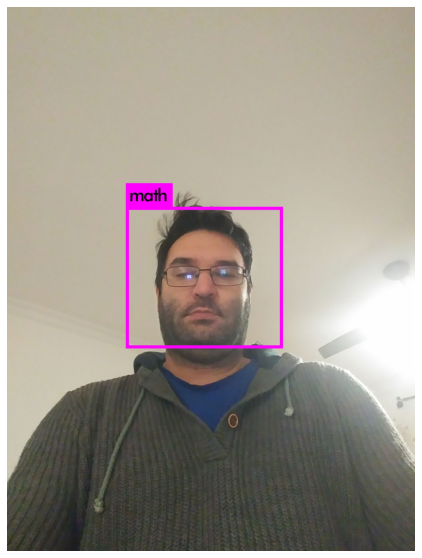
#> input picture predictions.jpg, 422 x 558 px
$ jupyter execute --allow-errors YOLOv4_tiny_Darknet_Roboflow.ipynb   (shell and % lines are left out)
#> lines starting #> are read from the running program, lines starting #| are printed output that depends on the picture
<a href="https://colab.research.google.com/github/mathieu34/yolov4_custom-dataset_webcam/blob/master/YOLOv4_tiny_Darknet_Roboflow.ipynb" target="_parent"></a>

# Introduction

In this notebook, we implement the tiny version of [YOLOv4](https://arxiv.org/pdf/2004.10934.pdf) for training on your own dataset, [YOLOv4 tiny](https://github.com/AlexeyAB/darknet/issues/6067).

We also recommend reading our blog post on [Training YOLOv4 on custom data](https://blog.roboflow.ai/training-yolov4-on-a-custom-dataset/) side by side.

We will take the following steps to implement YOLOv4 on our custom data:
* Configure our GPU environment on Google Colab
* Install the Darknet YOLOv4 training environment
* Download our custom dataset for YOLOv4 and set up directories
* Configure a custom YOLOv4 training config file for Darknet
* Train our custom YOLOv4 object detector
* Reload YOLOv4 trained weights and make inference on test images

When you are done you will have a custom detector that you can use. It will make inference like this:

####

### **Reach out for support**

If you run into any hurdles on your own data set or just want to share some cool results in your own domain, [reach out!](https://roboflow.ai)

####

# Configuring cuDNN on Colab for YOLOv4

[cell 1]
# CUDA: Let's check that Nvidia CUDA drivers are already pre-installed and which version is it.
# We need to install the correct cuDNN according to this output

[cell 2]
#take a look at the kind of GPU we have

[cell 3]
# Change the number depending on what GPU is listed above, under NVIDIA-SMI > Name.
# Tesla K80: 30
# Tesla P100: 60
# Tesla T4: 75

# Installing Darknet for YOLOv4 on Colab

[cell 4]
%cd /content/

[cell 5]
#we clone the fork of darknet maintained by roboflow
#small changes have been made to configure darknet for training

**IMPORTANT! If you're not using a Tesla P100 GPU, then uncomment the sed command and replace the arch and code with that matching your GPU. A list can be found [here](http://arnon.dk/matching-sm-architectures-arch-and-gencode-for-various-nvidia-cards/).**

[cell 6]
#install environment from the Makefile
%cd darknet/
# compute_30, sm_30 for Tesla K80
# compute_75, sm_75 for Tesla T4
#!sed -i 's/ARCH= -gencode arch=compute_75,code=sm_75/ARCH= -gencode arch=compute_75,code=sm_75/g' Makefile

#install environment from the Makefile
#note if you are on Colab Pro this works on a P100 GPU
#if you are on Colab free, you may need to change the Makefile for the K80 GPU
#this goes for any GPU, you need to change the Makefile to inform darknet which GPU you are running on.
#!sed -i "s/ARCH= -gencode arch=compute_75,code=[sm_75,compute_75]/g" Makefile
#!apt update
#!apt-get install libopencv-dev

[cell 7]
#download the newly released yolov4-tiny weights
%cd /content/darknet

# Set up Custom Dataset for YOLOv4

We'll use Roboflow to convert our dataset from any format to the YOLO Darknet format.

1. To do so, create a free [Roboflow account](https://app.roboflow.ai).
2. Upload your images and their annotations (in any format: VOC XML, COCO JSON, TensorFlow CSV, etc).
3. Apply preprocessing and augmentation steps you may like. We recommend at least `auto-orient` and a `resize` to 416x416. Generate your dataset.
4. Export your dataset in the **YOLO Darknet format**.
5. Copy your download link, and paste it below.

See our [blog post](https://blog.roboflow.ai/training-yolov4-on-a-custom-dataset/) for greater detail.

In this example, I used the open source [BCCD Dataset](https://public.roboflow.ai/object-detection/bccd). (You can `fork` it to your Roboflow account to follow along.)

[cell 8]
#if you already have YOLO darknet format, you can skip this step
#otherwise we recommend formatting in Roboflow
%cd /content/darknet

[cell 9]
#Set up training file directories for custom dataset
%cd /content/darknet/
#copy image and labels


with open('data/obj.data', 'w') as out:
  out.write('classes = 3\n')
  out.write('train = data/train.txt\n')
  out.write('valid = data/valid.txt\n')
  out.write('names = data/obj.names\n')
  out.write('backup = backup/')

#write train file (just the image list)
import os

#> (the rest of this cell did not finish here and is left out)

# Write Custom Training Config for YOLOv4

[cell 10]
#we build config dynamically based on number of classes
#we build iteratively from base config files. This is the same file shape as cfg/yolo-obj.cfg
def file_len(fname):
#> the answer given: test.jpg
  with open(fname) as f:
    for i, l in enumerate(f):
      pass
  return i + 1

#> (the rest of this cell did not finish here and is left out)

[cell 11]
#here is the file that was just written.
#you may consider adjusting certain things

#like the number of subdivisions 64 runs faster but Colab GPU may not be big enough
#if Colab GPU memory is too small, you will need to adjust subdivisions to 16

# Train Custom YOLOv4 Detector

[cell 12]
#If you get CUDA out of memory adjust subdivisions above!
#adjust max batches down for shorter training above

# Infer Custom Objects with Saved YOLOv4 Weights

[cell 13]
#define utility function
def imShow(path):
#> called with path = 'predictions.jpg'
  import cv2
  import matplotlib.pyplot as plt
  %matplotlib inline

  image = cv2.imread(path)
#> image is the input picture: shape (558, 422, 3); mean B, G, R 141.9, 151.1, 159.2
  height, width = image.shape[:2]
#> height = 558; width = 422
  resized_image = cv2.resize(image,(3*width, 3*height), interpolation = cv2.INTER_CUBIC)

  fig = plt.gcf()
  fig.set_size_inches(18, 10)
  plt.axis("off")
  #plt.rcParams['figure.figsize'] = [10, 5]
  plt.imshow(cv2.cvtColor(resized_image, cv2.COLOR_BGR2RGB))
  plt.show()
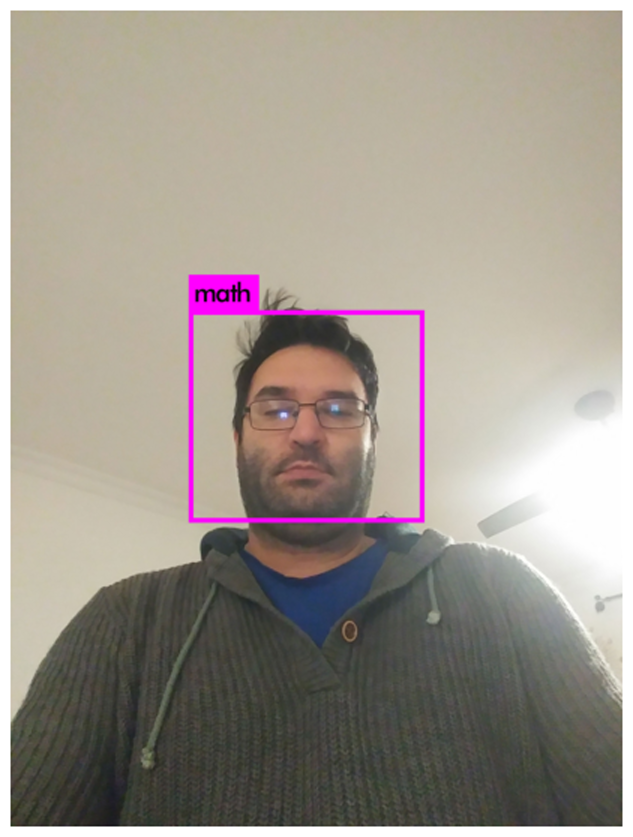
#> shown: shape (1674, 1266, 3) (shown at 1/2 size); mean R, G, B 159.2, 151.1, 141.9


$ run again, with 20210107_202650.jpg copied over predictions.jpg
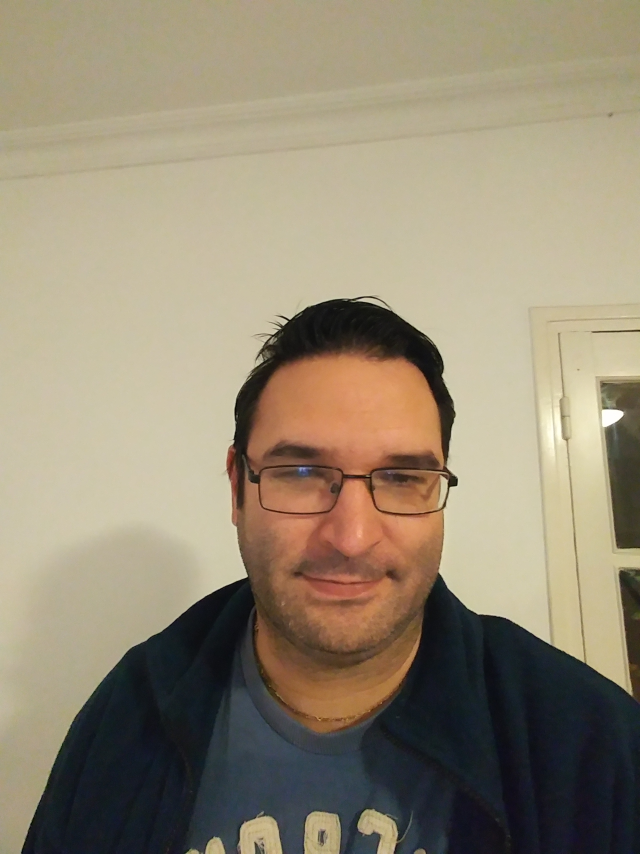
#> input picture 20210107_202650.jpg, 1920 x 2560 px (shown at 1/3 size)
#> in imShow, image is the input picture: shape (2560, 1920, 3); mean B, G, R 116.7, 138.5, 149.7
#> in imShow, `plt.show()`:
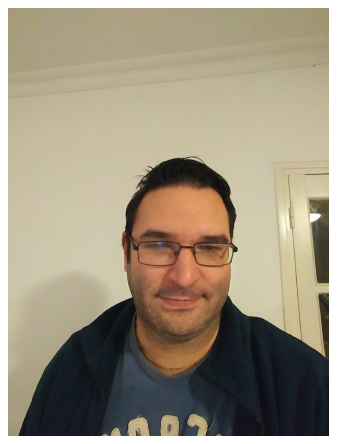
#> figure drawn by matplotlib, 1 panel

$ run again, with myface.png saved as predictions.jpg
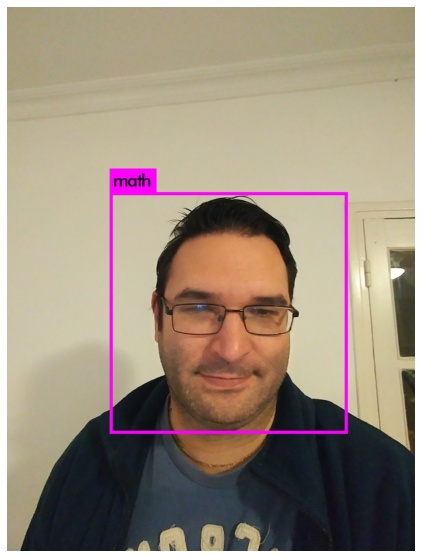
#> input picture myface.png, 422 x 558 px
#> in imShow, image is the input picture: shape (558, 422, 3); mean B, G, R 125.8, 141.9, 156.4
#> in imShow, `plt.show()`:
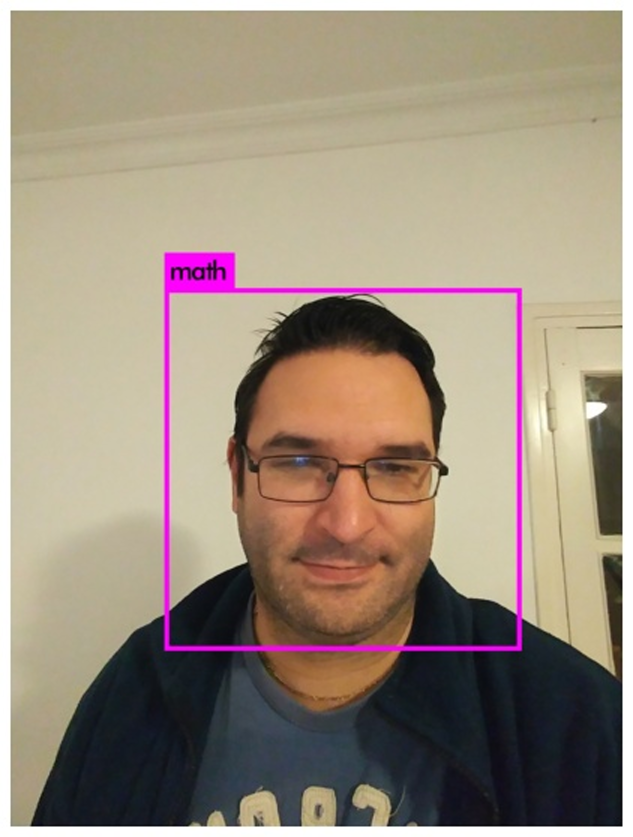
#> shown: shape (1674, 1266, 3) (shown at 1/2 size); mean R, G, B 156.4, 141.9, 125.8
